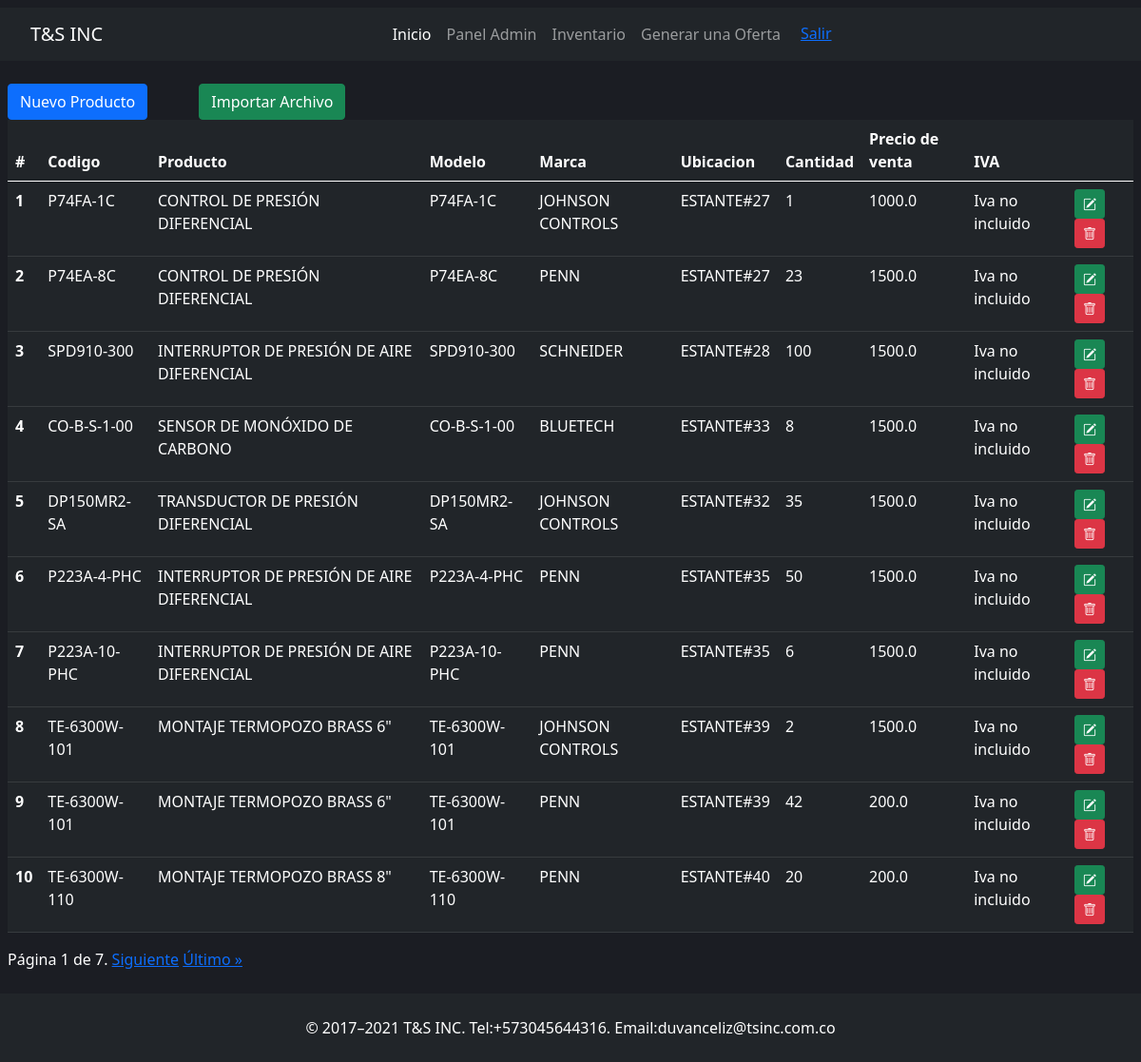
/product/ (signed in), run on the app's committed database.
### tsinc/models.py (models this page shows, shortened)
class Product(models.Model):
    code = models.CharField(max_length=200, default=None)
    product_name = models.CharField(max_length=200, default=None)
    factory_ref = models.CharField(max_length=200, default=None)
    model = models.CharField(max_length=200, default=None)
    sale_price = models.FloatField()
    brand = models.CharField(max_length=200, default=None)
    location = models.CharField(max_length=200, default=None)
    quantity = models.IntegerField()
    iva = models.BooleanField(default=False)
    date = models.DateField(default=datetime.date.today)

### tsinc/views.py (the view)
# urls.py: path('product/', views.product, name='product' ),
@login_required
def product(request):
    product = Product.objects.all()
    paginator = Paginator(product, 10)
    page_number = request.GET.get('page')
    page_obj = paginator.get_page(page_number)
    return render(request, 'product.html',{'page_obj': page_obj})

### tsinc/context_processors.py (called while the page is built)
def breadcrumbs(request):
    return {'breadcrumbs': get_breadcrumbs(request)}

### tsinc/utils.py (called while the page is built)
def get_breadcrumbs(request):
    path = request.path.strip('/').split('/')
    breadcrumbs = []
    for i in range(len(path)):
        breadcrumb_path = '/'.join(path[:i + 1])
        breadcrumb_name = path[i].replace('-', ' ').title()  # Puedes personalizar cómo se muestra el nombre
        breadcrumbs.append((breadcrumb_name, '/' + breadcrumb_path))
    return breadcrumbs

### tsinc/templates/product.html (shortened to what this page needs)
{% extends 'layout.html' %} {% block body %}
<div class="container">
  <div class="row">
    <div class="col-2"><a class="btn btn-primary" href="{% url 'create_product' %}">Nuevo Producto</a></div>
    <div class="col-2"><a class="btn btn-success" href="{% url 'uploadproducts' %}">Importar Archivo</a></div>
    <div class="col-8"></div>
  </div>
    <div class="row">
      <div class="col-12">
        <table class="table table-hover table-dark">
          <thead>
            <tr>
              <th scope="col">#</th>
              <th scope="col">Codigo</th>
              <th scope="col">Producto</th>
              <th scope="col">Modelo</th>
              <th scope="col">Marca</th>
              <th scope="col">Ubicacion</th>
              <th scope="col">Cantidad</th>
              <th scope="col">Precio de venta</th>
              <th scope="col">IVA</th>
              <th scope="col"></th>
            </tr>
          </thead>
          <tbody>
            <tr>
              {% for product in page_obj %}
              <th scope="row">{{product.id}}</th>
              <td>
                {{product.code}}
              </td>
              <td>{{product.product_name}}</td>
              <td>
                {{product.model}}
              </td>
              <td>
                {{product.brand}}
              </td>
              <td>
                {{product.location}}
              </td>
              <td>
                {{product.quantity}}
              </td>
              <td>
                {{product.sale_price}}
              </td>
              <td>
                {% if product.iva == False%}
                Iva no incluido
                {%else%}
                Iva incluido
                {% endif %}
              </td>
              <td>
                <button class="btn btn-success btn-sm">
                  <i class="bi bi-pencil-square"></i>
                </button>
                <a class="btn btn-danger btn-sm" href="" onclick="return verificar()">
                  <i class="bi bi-trash"></i>
                </a>
              </td>
            </tr>
            {%endfor%}
          </tbody>
        </table>
        <div class="pagination">
          <span class="step-links">
              <span class="current">
                  Página {{ page_obj.number }} de {{ page_obj.paginator.num_pages }}.
              </span>
              {% if page_obj.has_next %}
                  <a href="?page={{ page_obj.next_page_number }}">Siguiente</a>
                  <a href="?page={{ page_obj.paginator.num_pages }}">Último &raquo;</a>
              {% endif %}
          </span>
      </div>
      </div>
    </div>
  </div>
  {% load static %}
{% endblock %}

### data on the page
Product: id "1", code "P74FA-1C", product_name "CONTROL DE PRESIÓN DIFERENCIAL", model "P74FA-1C", brand "JOHNSON CONTROLS", location "ESTANTE#27", quantity "1", sale_price "1000.0", iva "Iva no incluido"
Product: id "2", code "P74EA-8C", product_name "CONTROL DE PRESIÓN DIFERENCIAL", model "P74EA-8C", brand "PENN", location "ESTANTE#27", quantity "23", sale_price "1500.0", iva "Iva no incluido"
Product: id "3", code "SPD910-300", product_name "INTERRUPTOR DE PRESIÓN DE AIRE DIFERENCIAL", model "SPD910-300", brand "SCHNEIDER", location "ESTANTE#28", quantity "100", sale_price "1500.0", iva "Iva no incluido"
Product: id "4", code "CO-B-S-1-00", product_name "SENSOR DE MONÓXIDO DE CARBONO", model "CO-B-S-1-00", brand "BLUETECH", location "ESTANTE#33", quantity "8", sale_price "1500.0", iva "Iva no incluido"
Product: id "5", code "DP150MR2-SA", product_name "TRANSDUCTOR DE PRESIÓN DIFERENCIAL", model "DP150MR2-SA", brand "JOHNSON CONTROLS", location "ESTANTE#32", quantity "35", sale_price "1500.0", iva "Iva no incluido"
Product: id "6", code "P223A-4-PHC", product_name "INTERRUPTOR DE PRESIÓN DE AIRE DIFERENCIAL", model "P223A-4-PHC", brand "PENN", location "ESTANTE#35", quantity "50", sale_price "1500.0", iva "Iva no incluido"
Product: id "7", code "P223A-10-PHC", product_name "INTERRUPTOR DE PRESIÓN DE AIRE DIFERENCIAL", model "P223A-10-PHC", brand "PENN", location "ESTANTE#35", quantity "6", sale_price "1500.0", iva "Iva no incluido"
Product: id "8", code "TE-6300W-101", product_name "MONTAJE TERMOPOZO BRASS 6\"", model "TE-6300W-101", brand "JOHNSON CONTROLS", location "ESTANTE#39", quantity "2", sale_price "1500.0", iva "Iva no incluido"
Product: id "9", code "TE-6300W-101", product_name "MONTAJE TERMOPOZO BRASS 6\"", model "TE-6300W-101", brand "PENN", location "ESTANTE#39", quantity "42", sale_price "200.0", iva "Iva no incluido"
Product: id "10", code "TE-6300W-110", product_name "MONTAJE TERMOPOZO BRASS 8\"", model "TE-6300W-110", brand "PENN", location "ESTANTE#40", quantity "20", sale_price "200.0", iva "Iva no incluido"

### other printed values
{{ page_obj.number }} "1"
{{ page_obj.paginator.num_pages }} "7"
